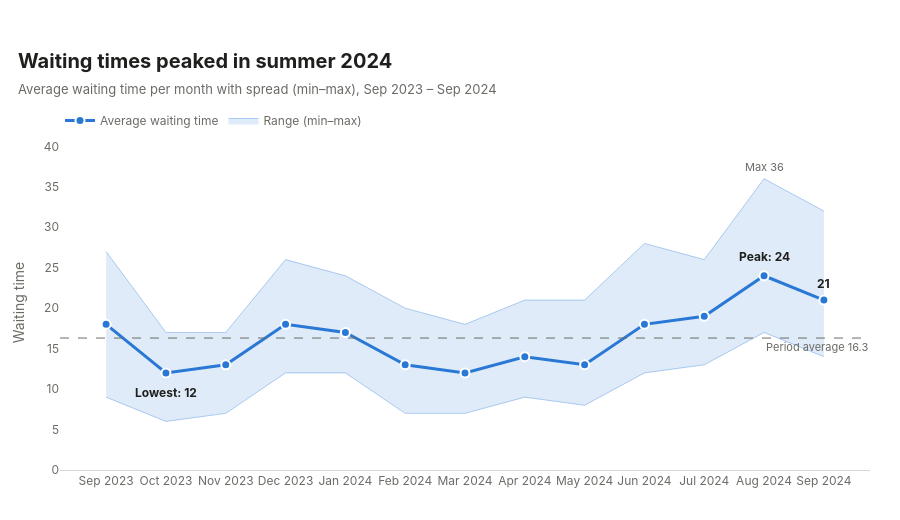

Notebook source saved alongside this figure:
### Code cell
BLUE = '#2a78d6'
BAND = 'rgba(42,120,214,0.15)'
EDGE = 'rgba(42,120,214,0.35)'
INK, MUTED, AXIS = '#1f1f1d', '#6b6b66', '#d9d7d2'

avg, lo, hi = df['Avg waiting time'], df['Min'], df['Max']
mean_all = avg.mean()

fig = go.Figure()

# Min–max range band (max line first, then min filled up to it)
fig.add_trace(go.Scatter(x=df['Label'], y=hi, mode='lines', line=dict(color=EDGE, width=1),
                         name='Max', hovertemplate='Max: %{y}<extra></extra>', showlegend=False))
fig.add_trace(go.Scatter(x=df['Label'], y=lo, mode='lines', line=dict(color=EDGE, width=1),
                         fill='tonexty', fillcolor=BAND, name='Range (min–max)',
                         hovertemplate='Min: %{y}<extra></extra>'))

# Average line
fig.add_trace(go.Scatter(x=df['Label'], y=avg, mode='lines+markers', name='Average waiting time',
                         line=dict(color=BLUE, width=3),
                         marker=dict(size=9, color=BLUE, line=dict(color='white', width=2)),
                         hovertemplate='<b>Average: %{y}</b><extra></extra>'))

# Period average reference line
fig.add_hline(y=mean_all, line=dict(color=MUTED, dash='dash', width=1),
              annotation_text=f'Period average {mean_all:.1f}', annotation_position='bottom right',
              annotation_font=dict(color=MUTED, size=11))

# Selective labels
i_min, i_max, i_last = avg.idxmin(), avg.idxmax(), len(df) - 1
for i, txt, ay in [(i_min, f'Lowest: {avg[i_min]}', 28), (i_max, f'Peak: {avg[i_max]}', -28), (i_last, f'{avg[i_last]}', -24)]:
    fig.add_annotation(x=df['Label'][i], y=avg[i], text=f'<b>{txt}</b>', showarrow=False, yshift=-ay * 0.7,
                       font=dict(color=INK, size=12))
fig.add_annotation(x=df['Label'][i_max], y=hi[i_max], text=f'Max {hi[i_max]}', showarrow=False, yshift=12,
                   font=dict(color=MUTED, size=11))

fig.update_layout(
    title=dict(text='<b>Waiting times peaked in summer 2024</b><br>'
                    '<span style="font-size:13px;color:#6b6b66">Average waiting time per month with spread (min–max), Sep 2023 – Sep 2024</span>',
               x=0.02, font=dict(size=20, color=INK)),
    template='plotly_white', plot_bgcolor='white', paper_bgcolor='white',
    font=dict(family='Inter, Segoe UI, Arial, sans-serif', color=MUTED),
    hovermode='x unified', hoverlabel=dict(bgcolor='white', font_color=INK),
    legend=dict(orientation='h', x=0, y=1.0, yanchor='bottom'),
    margin=dict(t=135, l=60, r=30, b=50), height=520,
    xaxis=dict(showgrid=False, zeroline=False, showline=True, linecolor=AXIS, ticks=''),
    yaxis=dict(showgrid=False, zeroline=False, showline=False, title='Waiting time',
               range=[0, hi.max() * 1.15]),
)

fig.write_html('waiting_times.html', include_plotlyjs=True)
fig.show()

### Figure 1 — Plotly figure (JSON) as saved in the notebook; plotly's stock layout.template omitted (floating-point values rounded to 4 significant figures)
{"data": [{"hovertemplate": "Max: %{y}<extra></extra>", "line": {"color": "rgba(42,120,214,0.35)", "width": 1}, "mode": "lines", "name": "Max", "showlegend": false, "type": "scatter", "x": ["Sep 2023", "Oct 2023", "Nov 2023", "Dec 2023", "Jan 2024", "Feb 2024", "Mar 2024", "Apr 2024", "May 2024", "Jun 2024", "Jul 2024", "Aug 2024", "Sep 2024"], "y": [27, 17, 17, 26, 24, 20, 18, 21, 21, 28, 26, 36, 32]}, {"fill": "tonexty", "fillcolor": "rgba(42,120,214,0.15)", "hovertemplate": "Min: %{y}<extra></extra>", "line": {"color": "rgba(42,120,214,0.35)", "width": 1}, "mode": "lines", "name": "Range (min–max)", "type": "scatter", "x": ["Sep 2023", "Oct 2023", "Nov 2023", "Dec 2023", "Jan 2024", "Feb 2024", "Mar 2024", "Apr 2024", "May 2024", "Jun 2024", "Jul 2024", "Aug 2024", "Sep 2024"], "y": [9, 6, 7, 12, 12, 7, 7, 9, 8, 12, 13, 17, 14]}, {"hovertemplate": "<b>Average: %{y}</b><extra></extra>", "line": {"color": "#2a78d6", "width": 3}, "marker": {"color": "#2a78d6", "line": {"color": "white", "width": 2}, "size": 9}, "mode": "lines+markers", "name": "Average waiting time", "type": "scatter", "x": ["Sep 2023", "Oct 2023", "Nov 2023", "Dec 2023", "Jan 2024", "Feb 2024", "Mar 2024", "Apr 2024", "May 2024", "Jun 2024", "Jul 2024", "Aug 2024", "Sep 2024"], "y": [18, 12, 13, 18, 17, 13, 12, 14, 13, 18, 19, 24, 21]}], "layout": {"annotations": [{"font": {"color": "#6b6b66", "size": 11}, "showarrow": false, "text": "Period average 16.3", "x": 1, "xanchor": "right", "xref": "x domain", "y": 16.31, "yanchor": "top", "yref": "y"}, {"font": {"color": "#1f1f1d", "size": 12}, "showarrow": false, "text": "<b>Lowest: 12</b>", "x": "Oct 2023", "y": 12, "yshift": -19.6}, {"font": {"color": "#1f1f1d", "size": 12}, "showarrow": false, "text": "<b>Peak: 24</b>", "x": "Aug 2024", "y": 24, "yshift": 19.6}, {"font": {"color": "#1f1f1d", "size": 12}, "showarrow": false, "text": "<b>21</b>", "x": "Sep 2024", "y": 21, "yshift": 16.8}, {"font": {"color": "#6b6b66", "size": 11}, "showarrow": false, "text": "Max 36", "x": "Aug 2024", "y": 36, "yshift": 12}], "font": {"color": "#6b6b66", "family": "Inter, Segoe UI, Arial, sans-serif"}, "height": 520, "hoverlabel": {"bgcolor": "white", "font": {"color": "#1f1f1d"}}, "hovermode": "x unified", "legend": {"orientation": "h", "x": 0, "y": 1.0, "yanchor": "bottom"}, "margin": {"b": 50, "l": 60, "r": 30, "t": 135}, "paper_bgcolor": "white", "plot_bgcolor": "white", "shapes": [{"line": {"color": "#6b6b66", "dash": "dash", "width": 1}, "type": "line", "x0": 0, "x1": 1, "xref": "x domain", "y0": 16.31, "y1": 16.31, "yref": "y"}], "title": {"font": {"color": "#1f1f1d", "size": 20}, "text": "<b>Waiting times peaked in summer 2024</b><br><span style=\"font-size:13px;color:#6b6b66\">Average waiting time per month with spread (min–max), Sep 2023 – Sep 2024</span>", "x": 0.02}, "xaxis": {"linecolor": "#d9d7d2", "showgrid": false, "showline": true, "ticks": "", "zeroline": false}, "yaxis": {"range": [0, 41.4], "showgrid": false, "showline": false, "title": {"text": "Waiting time"}, "zeroline": false}}}
